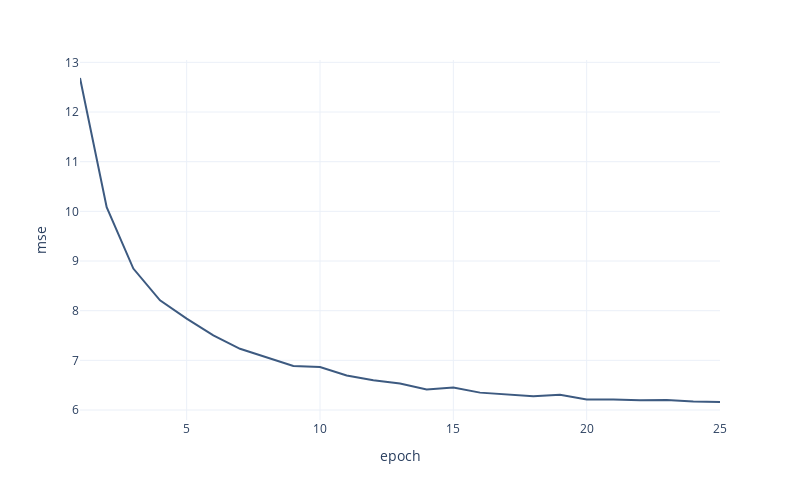

Notebook code cell kept with this figure:
### Markdown cell above
Podemos ver cómo fue "aprendiendo" el modelo durante el entrenamiento. El siguiente gráfico muestra el valor de la función a optimizar (*loss*) para cada iteración por el dataset completo (*epoch*). Ahora veremos en mayor detalle cómo se realiza este entrenamiento.

### Code cell
fit_data = get_fit_data(fit_history, 'mse')

px.line(fit_data, 
        x=fit_data.index, 
        y="mse",
        color_discrete_sequence=["#3d5a80"],
        height=500,
        width=800,
        template="plotly_white")

### Figure 1 — Plotly figure (JSON) as saved in the notebook; plotly's stock layout.template omitted (floating-point values rounded to 4 significant figures)
{"data": [{"hovertemplate": "epoch=%{x}<br>mse=%{y}<extra></extra>", "legendgroup": "", "line": {"color": "#3d5a80", "dash": "solid"}, "marker": {"symbol": "circle"}, "mode": "lines", "name": "", "orientation": "v", "showlegend": false, "type": "scatter", "x": [1, 2, 3, 4, 5, 6, 7, 8, 9, 10, 11, 12, 13, 14, 15, 16, 17, 18, 19, 20, 21, 22, 23, 24, 25], "xaxis": "x", "y": [12.68, 10.08, 8.848, 8.209, 7.839, 7.504, 7.232, 7.068, 6.887, 6.866, 6.694, 6.6, 6.533, 6.412, 6.452, 6.35, 6.31, 6.275, 6.306, 6.213, 6.212, 6.197, 6.201, 6.17, 6.161], "yaxis": "y"}], "layout": {"height": 500, "legend": {"tracegroupgap": 0}, "margin": {"t": 60}, "width": 800, "xaxis": {"anchor": "y", "domain": [0, 1], "title": {"text": "epoch"}}, "yaxis": {"anchor": "x", "domain": [0, 1], "title": {"text": "mse"}}}}
